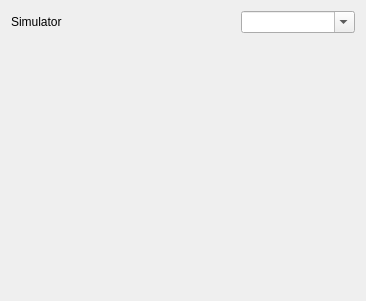
<?xml version="1.0" encoding="UTF-8"?>
<ui version="4.0">
 <class>ParametersConfiguration</class>
 <widget class="QWidget" name="ParametersConfiguration">
  <property name="geometry">
   <rect>
    <x>0</x>
    <y>0</y>
    <width>366</width>
    <height>301</height>
   </rect>
  </property>
  <property name="sizePolicy">
   <sizepolicy hsizetype="Preferred" vsizetype="Preferred">
    <horstretch>0</horstretch>
    <verstretch>0</verstretch>
   </sizepolicy>
  </property>
  <property name="windowTitle">
   <string>HIL Config</string>
  </property>
  <layout class="QGridLayout" name="gridLayout" rowstretch="1,100,1" columnstretch="40,0">
   <item row="0" column="0">
    <widget class="QLabel" name="simLabel">
     <property name="text">
      <string>Simulator</string>
     </property>
    </widget>
   </item>
   <item row="0" column="1">
    <widget class="QComboBox" name="simComboBox">
     <property name="editable">
      <bool>true</bool>
     </property>
     <item>
      <property name="text">
       <string/>
      </property>
     </item>
     <item>
      <property name="text">
       <string>FlightGear 3.0+</string>
      </property>
     </item>
     <item>
      <property name="text">
       <string>X-Plane 10</string>
      </property>
     </item>
     <item>
      <property name="text">
       <string>X-Plane 9</string>
      </property>
     </item>
    </widget>
   </item>
   <item row="1" column="0" colspan="2">
    <layout class="QVBoxLayout" name="simulatorConfigurationLayout">
     <property name="spacing">
      <number>0</number>
     </property>
    </layout>
   </item>
   <item row="2" column="0" colspan="2">
    <widget class="QLabel" name="statusLabel">
     <property name="text">
      <string/>
     </property>
    </widget>
   </item>
  </layout>
 </widget>
 <resources/>
 <connections/>
</ui>
